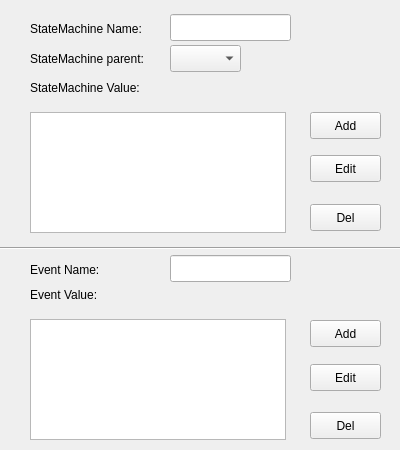
<?xml version="1.0" encoding="UTF-8"?>
<ui version="4.0">
 <class>SettingDialog</class>
 <widget class="QWidget" name="SettingDialog">
  <property name="geometry">
   <rect>
    <x>0</x>
    <y>0</y>
    <width>400</width>
    <height>450</height>
   </rect>
  </property>
  <property name="windowTitle">
   <string>Form</string>
  </property>
  <widget class="QLabel" name="label">
   <property name="geometry">
    <rect>
     <x>30</x>
     <y>20</y>
     <width>131</width>
     <height>17</height>
    </rect>
   </property>
   <property name="text">
    <string>StateMachine Name:</string>
   </property>
  </widget>
  <widget class="QLineEdit" name="lineEdit">
   <property name="geometry">
    <rect>
     <x>170</x>
     <y>14</y>
     <width>121</width>
     <height>27</height>
    </rect>
   </property>
  </widget>
  <widget class="QLabel" name="label_2">
   <property name="geometry">
    <rect>
     <x>30</x>
     <y>50</y>
     <width>131</width>
     <height>17</height>
    </rect>
   </property>
   <property name="text">
    <string>StateMachine parent:</string>
   </property>
  </widget>
  <widget class="QComboBox" name="comboBox">
   <property name="geometry">
    <rect>
     <x>170</x>
     <y>45</y>
     <width>71</width>
     <height>27</height>
    </rect>
   </property>
  </widget>
  <widget class="QListWidget" name="listWidget">
   <property name="geometry">
    <rect>
     <x>30</x>
     <y>112</y>
     <width>256</width>
     <height>121</height>
    </rect>
   </property>
   <property name="modelColumn">
    <number>0</number>
   </property>
   <property name="currentRow">
    <number>-1</number>
   </property>
  </widget>
  <widget class="QLabel" name="label_3">
   <property name="geometry">
    <rect>
     <x>30</x>
     <y>79</y>
     <width>131</width>
     <height>17</height>
    </rect>
   </property>
   <property name="text">
    <string>StateMachine Value:</string>
   </property>
  </widget>
  <widget class="QPushButton" name="saddButton">
   <property name="geometry">
    <rect>
     <x>310</x>
     <y>112</y>
     <width>71</width>
     <height>27</height>
    </rect>
   </property>
   <property name="text">
    <string>Add</string>
   </property>
  </widget>
  <widget class="QPushButton" name="sdelButton">
   <property name="geometry">
    <rect>
     <x>310</x>
     <y>204</y>
     <width>71</width>
     <height>27</height>
    </rect>
   </property>
   <property name="text">
    <string>Del</string>
   </property>
  </widget>
  <widget class="QLabel" name="label_4">
   <property name="geometry">
    <rect>
     <x>30</x>
     <y>261</y>
     <width>81</width>
     <height>17</height>
    </rect>
   </property>
   <property name="text">
    <string>Event Name:</string>
   </property>
  </widget>
  <widget class="QLineEdit" name="lineEdit_2">
   <property name="geometry">
    <rect>
     <x>170</x>
     <y>255</y>
     <width>121</width>
     <height>27</height>
    </rect>
   </property>
  </widget>
  <widget class="QListWidget" name="elistWidget">
   <property name="geometry">
    <rect>
     <x>30</x>
     <y>319</y>
     <width>256</width>
     <height>121</height>
    </rect>
   </property>
   <property name="modelColumn">
    <number>0</number>
   </property>
   <property name="currentRow">
    <number>-1</number>
   </property>
  </widget>
  <widget class="QLabel" name="label_5">
   <property name="geometry">
    <rect>
     <x>30</x>
     <y>286</y>
     <width>81</width>
     <height>17</height>
    </rect>
   </property>
   <property name="text">
    <string>Event Value:</string>
   </property>
  </widget>
  <widget class="QPushButton" name="eaddButton">
   <property name="geometry">
    <rect>
     <x>310</x>
     <y>320</y>
     <width>71</width>
     <height>27</height>
    </rect>
   </property>
   <property name="text">
    <string>Add</string>
   </property>
  </widget>
  <widget class="QPushButton" name="edelButton">
   <property name="geometry">
    <rect>
     <x>310</x>
     <y>412</y>
     <width>71</width>
     <height>27</height>
    </rect>
   </property>
   <property name="text">
    <string>Del</string>
   </property>
  </widget>
  <widget class="QPushButton" name="seditButton">
   <property name="geometry">
    <rect>
     <x>310</x>
     <y>155</y>
     <width>71</width>
     <height>27</height>
    </rect>
   </property>
   <property name="text">
    <string>Edit</string>
   </property>
  </widget>
  <widget class="QPushButton" name="eeditButton">
   <property name="geometry">
    <rect>
     <x>310</x>
     <y>364</y>
     <width>71</width>
     <height>27</height>
    </rect>
   </property>
   <property name="text">
    <string>Edit</string>
   </property>
  </widget>
  <widget class="Line" name="line">
   <property name="geometry">
    <rect>
     <x>0</x>
     <y>240</y>
     <width>401</width>
     <height>16</height>
    </rect>
   </property>
   <property name="orientation">
    <enum>Qt::Horizontal</enum>
   </property>
  </widget>
 </widget>
 <resources/>
 <connections/>
</ui>
